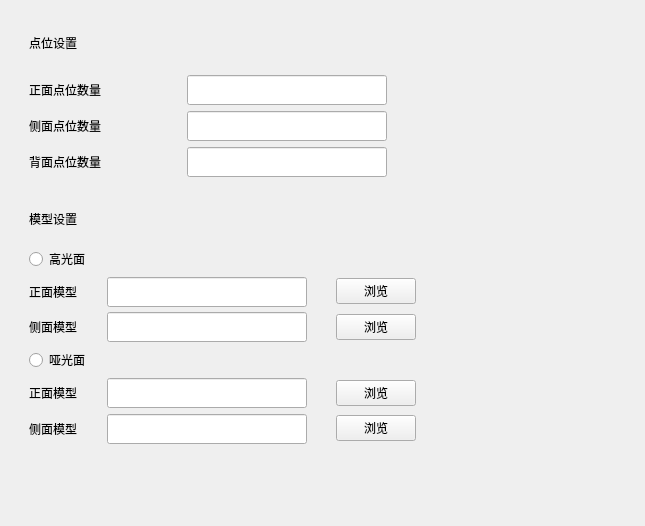
<?xml version="1.0" encoding="UTF-8"?>
<ui version="4.0">
 <class>FormulaSettingPage</class>
 <widget class="QWidget" name="FormulaSettingPage">
  <property name="geometry">
   <rect>
    <x>0</x>
    <y>0</y>
    <width>645</width>
    <height>526</height>
   </rect>
  </property>
  <property name="windowTitle">
   <string>Form</string>
  </property>
  <widget class="QWidget" name="layoutWidget">
   <property name="geometry">
    <rect>
     <x>20</x>
     <y>20</y>
     <width>376</width>
     <height>166</height>
    </rect>
   </property>
   <layout class="QVBoxLayout" name="verticalLayout">
    <property name="spacing">
     <number>0</number>
    </property>
    <item>
     <widget class="QWidget" name="receipe_title_widget" native="true">
      <layout class="QGridLayout" name="gridLayout_2">
       <item row="0" column="0">
        <widget class="QLabel" name="label_title">
         <property name="text">
          <string>点位设置</string>
         </property>
        </widget>
       </item>
       <item row="0" column="1">
        <spacer name="horizontalSpacer">
         <property name="orientation">
          <enum>Qt::Horizontal</enum>
         </property>
         <property name="sizeHint" stdset="0">
          <size>
           <width>302</width>
           <height>20</height>
          </size>
         </property>
        </spacer>
       </item>
      </layout>
     </widget>
    </item>
    <item>
     <widget class="QWidget" name="receipe_context_widget" native="true">
      <layout class="QGridLayout" name="gridLayout">
       <item row="0" column="0">
        <layout class="QHBoxLayout" name="horizontalLayout">
         <property name="spacing">
          <number>30</number>
         </property>
         <item>
          <widget class="QLabel" name="label_zhengcount">
           <property name="text">
            <string>正面点位数量</string>
           </property>
          </widget>
         </item>
         <item>
          <widget class="QLineEdit" name="lineEdit_zheng">
           <property name="minimumSize">
            <size>
             <width>200</width>
             <height>30</height>
            </size>
           </property>
           <property name="maximumSize">
            <size>
             <width>200</width>
             <height>30</height>
            </size>
           </property>
           <property name="styleSheet">
            <string notr="true">#lineEdit {
	border: 1px solid #eeeeee;
	border-radius: 4px;
	color: rgba(0,0,0,0.6);
	padding-left: 20px;
    font-size: 14px;
}</string>
           </property>
          </widget>
         </item>
        </layout>
       </item>
       <item row="1" column="0">
        <layout class="QHBoxLayout" name="horizontalLayout_5">
         <property name="spacing">
          <number>30</number>
         </property>
         <item>
          <widget class="QLabel" name="label_cecount">
           <property name="text">
            <string>侧面点位数量</string>
           </property>
          </widget>
         </item>
         <item>
          <widget class="QLineEdit" name="lineEdit_ce">
           <property name="minimumSize">
            <size>
             <width>200</width>
             <height>30</height>
            </size>
           </property>
           <property name="maximumSize">
            <size>
             <width>200</width>
             <height>30</height>
            </size>
           </property>
           <property name="styleSheet">
            <string notr="true">#lineEdit {
	border: 1px solid #eeeeee;
	border-radius: 4px;
	color: rgba(0,0,0,0.6);
	padding-left: 20px;
    font-size: 14px;
}</string>
           </property>
          </widget>
         </item>
        </layout>
       </item>
       <item row="2" column="0">
        <layout class="QHBoxLayout" name="horizontalLayout_6">
         <property name="spacing">
          <number>30</number>
         </property>
         <item>
          <widget class="QLabel" name="label_backcount">
           <property name="text">
            <string>背面点位数量</string>
           </property>
          </widget>
         </item>
         <item>
          <widget class="QLineEdit" name="lineEdit_bei">
           <property name="minimumSize">
            <size>
             <width>200</width>
             <height>30</height>
            </size>
           </property>
           <property name="maximumSize">
            <size>
             <width>200</width>
             <height>30</height>
            </size>
           </property>
           <property name="styleSheet">
            <string notr="true">#lineEdit {
	border: 1px solid #eeeeee;
	border-radius: 4px;
	color: rgba(0,0,0,0.6);
	padding-left: 20px;
    font-size: 14px;
}</string>
           </property>
          </widget>
         </item>
        </layout>
       </item>
      </layout>
     </widget>
    </item>
   </layout>
  </widget>
  <widget class="QWidget" name="layoutWidget_2">
   <property name="geometry">
    <rect>
     <x>20</x>
     <y>200</y>
     <width>405</width>
     <height>252</height>
    </rect>
   </property>
   <layout class="QVBoxLayout" name="verticalLayout_2">
    <property name="spacing">
     <number>0</number>
    </property>
    <item>
     <widget class="QWidget" name="receipe_title_widget_2" native="true">
      <layout class="QGridLayout" name="gridLayout_4">
       <item row="0" column="0">
        <widget class="QLabel" name="label_title_model">
         <property name="text">
          <string>模型设置</string>
         </property>
        </widget>
       </item>
       <item row="0" column="1">
        <spacer name="horizontalSpacer_2">
         <property name="orientation">
          <enum>Qt::Horizontal</enum>
         </property>
         <property name="sizeHint" stdset="0">
          <size>
           <width>302</width>
           <height>20</height>
          </size>
         </property>
        </spacer>
       </item>
      </layout>
     </widget>
    </item>
    <item>
     <widget class="QWidget" name="receipe_context_widget_2" native="true">
      <layout class="QVBoxLayout" name="verticalLayout_3">
       <item>
        <layout class="QHBoxLayout" name="horizontalLayout_3">
         <property name="spacing">
          <number>30</number>
         </property>
         <item>
          <widget class="QRadioButton" name="radioButton_bright">
           <property name="text">
            <string>高光面</string>
           </property>
          </widget>
         </item>
        </layout>
       </item>
       <item>
        <layout class="QHBoxLayout" name="horizontalLayout_4">
         <property name="spacing">
          <number>30</number>
         </property>
         <item>
          <widget class="QLabel" name="label_bright_zheng">
           <property name="text">
            <string>正面模型</string>
           </property>
          </widget>
         </item>
         <item>
          <widget class="QLineEdit" name="lineEdit_bright_zheng">
           <property name="minimumSize">
            <size>
             <width>200</width>
             <height>30</height>
            </size>
           </property>
           <property name="maximumSize">
            <size>
             <width>200</width>
             <height>30</height>
            </size>
           </property>
           <property name="styleSheet">
            <string notr="true">#lineEdit {
	border: 1px solid #eeeeee;
	border-radius: 4px;
	color: rgba(0,0,0,0.6);
	padding-left: 20px;
    font-size: 14px;
}</string>
           </property>
          </widget>
         </item>
         <item>
          <widget class="QPushButton" name="pushButton_bright_zheng">
           <property name="text">
            <string>浏览</string>
           </property>
          </widget>
         </item>
        </layout>
       </item>
       <item>
        <layout class="QHBoxLayout" name="horizontalLayout_7">
         <property name="spacing">
          <number>30</number>
         </property>
         <item>
          <widget class="QLabel" name="label_bright_ce">
           <property name="text">
            <string>侧面模型</string>
           </property>
          </widget>
         </item>
         <item>
          <widget class="QLineEdit" name="lineEdit_bright_ce">
           <property name="minimumSize">
            <size>
             <width>200</width>
             <height>30</height>
            </size>
           </property>
           <property name="maximumSize">
            <size>
             <width>200</width>
             <height>30</height>
            </size>
           </property>
           <property name="styleSheet">
            <string notr="true">#lineEdit {
	border: 1px solid #eeeeee;
	border-radius: 4px;
	color: rgba(0,0,0,0.6);
	padding-left: 20px;
    font-size: 14px;
}</string>
           </property>
          </widget>
         </item>
         <item>
          <widget class="QPushButton" name="pushButton_bright_ce">
           <property name="text">
            <string>浏览</string>
           </property>
          </widget>
         </item>
        </layout>
       </item>
       <item>
        <layout class="QHBoxLayout" name="horizontalLayout_9">
         <property name="spacing">
          <number>30</number>
         </property>
         <item>
          <widget class="QRadioButton" name="radioButton_dark">
           <property name="text">
            <string>哑光面</string>
           </property>
          </widget>
         </item>
        </layout>
       </item>
       <item>
        <layout class="QHBoxLayout" name="horizontalLayout_12">
         <property name="spacing">
          <number>30</number>
         </property>
         <item>
          <widget class="QLabel" name="label_dark_zheng">
           <property name="text">
            <string>正面模型</string>
           </property>
          </widget>
         </item>
         <item>
          <widget class="QLineEdit" name="lineEdit_dark_zheng">
           <property name="minimumSize">
            <size>
             <width>200</width>
             <height>30</height>
            </size>
           </property>
           <property name="maximumSize">
            <size>
             <width>200</width>
             <height>30</height>
            </size>
           </property>
           <property name="styleSheet">
            <string notr="true">#lineEdit {
	border: 1px solid #eeeeee;
	border-radius: 4px;
	color: rgba(0,0,0,0.6);
	padding-left: 20px;
    font-size: 14px;
}</string>
           </property>
          </widget>
         </item>
         <item>
          <widget class="QPushButton" name="pushButton_dark_zheng">
           <property name="text">
            <string>浏览</string>
           </property>
          </widget>
         </item>
        </layout>
       </item>
       <item>
        <layout class="QHBoxLayout" name="horizontalLayout_8">
         <property name="spacing">
          <number>30</number>
         </property>
         <item>
          <widget class="QLabel" name="label_dark_ce">
           <property name="text">
            <string>侧面模型</string>
           </property>
          </widget>
         </item>
         <item>
          <widget class="QLineEdit" name="lineEdit_dark_ce">
           <property name="minimumSize">
            <size>
             <width>200</width>
             <height>30</height>
            </size>
           </property>
           <property name="maximumSize">
            <size>
             <width>200</width>
             <height>30</height>
            </size>
           </property>
           <property name="styleSheet">
            <string notr="true">#lineEdit {
	border: 1px solid #eeeeee;
	border-radius: 4px;
	color: rgba(0,0,0,0.6);
	padding-left: 20px;
    font-size: 14px;
}</string>
           </property>
          </widget>
         </item>
         <item>
          <widget class="QPushButton" name="pushButton_dark_ce">
           <property name="text">
            <string>浏览</string>
           </property>
          </widget>
         </item>
        </layout>
       </item>
      </layout>
     </widget>
    </item>
   </layout>
  </widget>
 </widget>
 <resources/>
 <connections/>
</ui>
